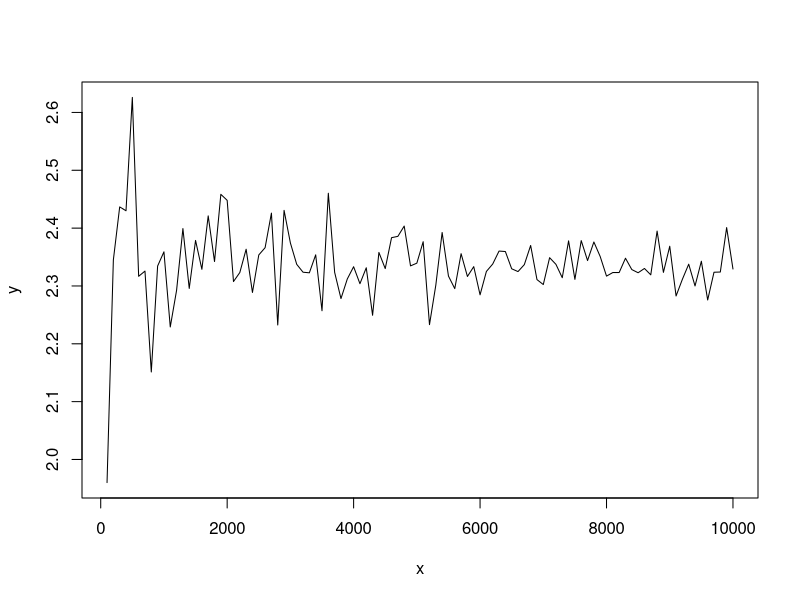
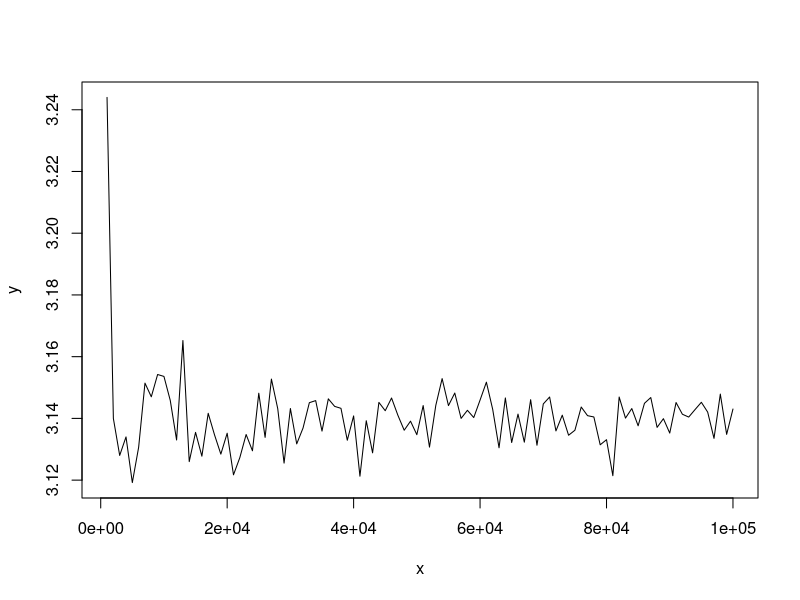

Source code (R) for these figures, in order:
## ---- chunk 1
knitr::opts_chunk$set(echo = TRUE)
## ---- chunk 2
n<-1
while(sample(0:1,size=1,prob=c(0.3,0.7)) == 0) n<- n+1

print(n)
## ---- chunk 3

Geometrique <- function(p){
  n<- 0
  while(sample(0:1,size=1,prob=c(1-p,p)) == 0) n<- n+1
  return(n)
}

Geometrique(0.1)
## ---- chunk 4
BinomialNegative <- function(p,k){
  n<-0
  r<-0
  while(n<k){
    r<-r+1
    if (sample(0:1,size=1,prob=c(1-p,p)) == 1){
      n<-n+1
      }
  }
  return(r)
}

BinomialNegative(0.5,5)
## ---- chunk 5
rbinom(n=30,size=1,prob=.2)
## ---- chunk 6
qgeom(p=.5,prob=.2)
## ---- chunk 7
pbinom(q=7,size=5,prob=.3)
## ---- chunk 8
x <- 100*(1:100)
y <- sapply(x,function(x){mean(rgeom(x,0.3))})

plot(x,y,type="l")
## ---- chunk 9
monteCarloPi <- function(n){
  4 * sum(runif(n)**2 + runif(n)**2 <=1)/n
}
monteCarloPi(200)
## ---- chunk 10
x <- 1000*(1:100)
y <- sapply(x,monteCarloPi)

plot(x,y,type="l")
## ---- chunk 11
monteCarloNormalDist <- function(n){
  sum(abs(rnorm(n))<2)/(n*2)
}
monteCarloNormalDist(200)

pnorm(2)-pnorm(0)
## ---- chunk 12
InitPopulation <- function(N){
  rep(1,N)
}
## ---- chunk 13
IterPop <- function(population,N,p){
  population * rbinom(N,size=1,1-p)
}

## ---- chunk 14
EvolPop <- function(N,p,n){
  population <- InitPopulation(N)
  for (i in 1:n){
    population <- IterPop(population,N,p)
  }
  return(population)
}

## ---- chunk 15
EvolPop(10,0.1,4 )

## ---- chunk 16
Extinct <- function(N,p){
  population <- InitPopulation(N)
  n<-0
  while(sum(population)>0){
    population <- IterPop(population,N,p)
    n<-n+1
  }
  return(n)
}

## ---- chunk 17
Extinct(10,0.5)
